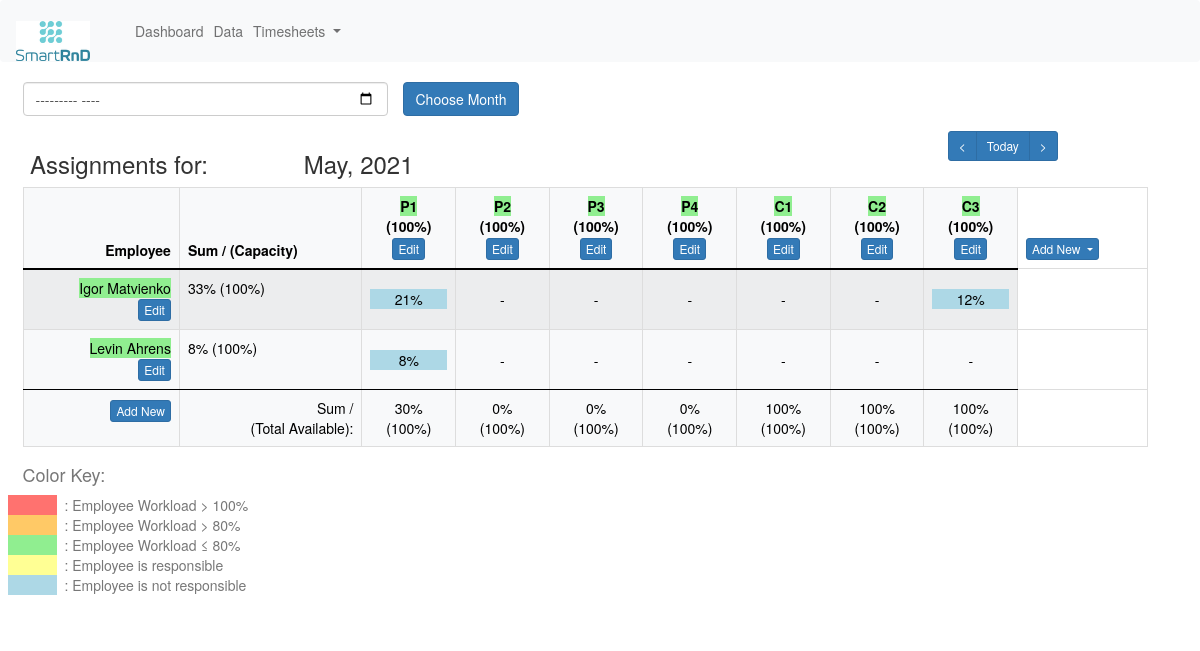
The app's page /dashboard/65, older data.
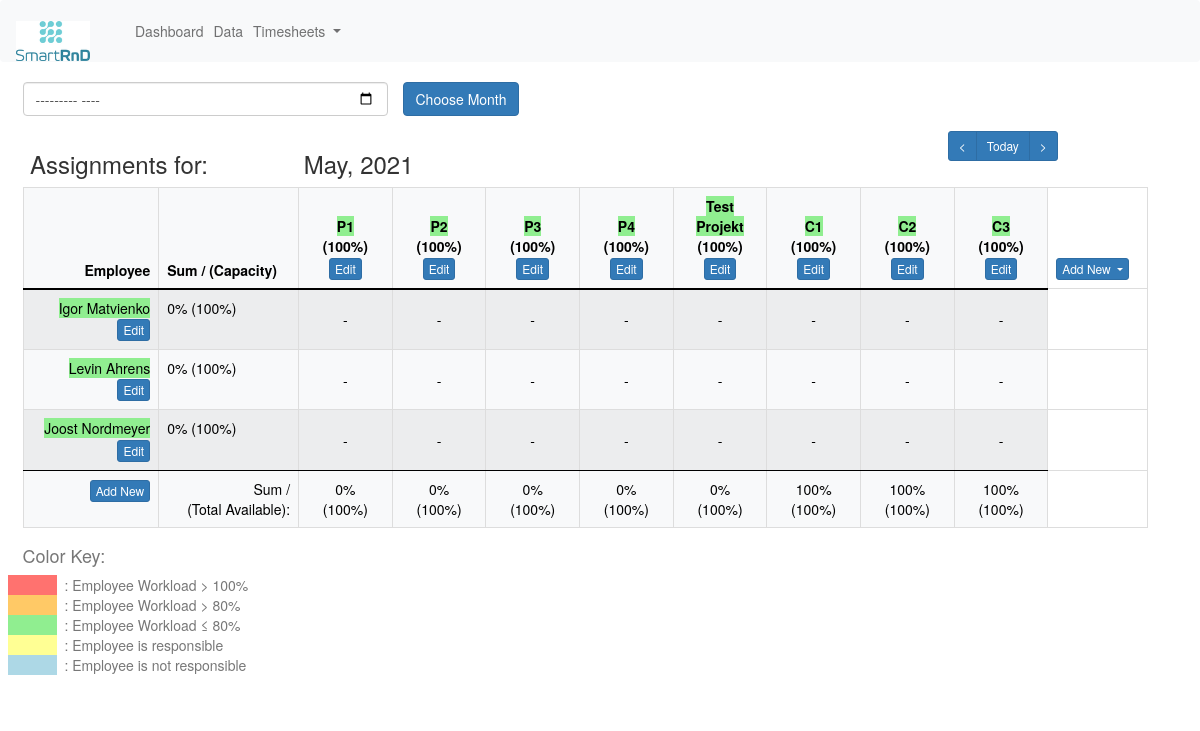
The same page, newer data.
### erpapp/models.py (models this page shows, shortened)
class Month(models.Model):
    month_choices = [
        ('January', 'January'),
        ('February', 'February'),
        ('March', 'March'),
        ('April', 'April'),
        ('May', 'May'),
        ('June', 'June'),
        ('July', 'July'),
        ('August', 'August'),
        ('September', 'September'),
        ('October', 'October'),
        ('November', 'November'),
        ('December', 'December')
    ]
    year_choices = [(str(r), str(r)) for r in range(datetime.date.today().year - 10, datetime.date.today().year + 10)]
    month = models.CharField(max_length=10, choices=month_choices)
    year = models.CharField(max_length=5, choices=year_choices, default=str(timezone.now().strftime('%Y')))
    @property
    def name(self):
        return '{}, {}'.format(self.month, self.year)

class Task(models.Model):
    title = models.CharField('Title', max_length=50, default='Title', unique=True)
    description = models.CharField('Description', max_length=2400, default='Describe the task!')
    assigned_employees_on_month = models.ManyToManyField(Employee, through='AssignmentPerMonth')
    class Meta:
        db_table = "task"

class Project(Task):
    ressources = models.FloatField('Ressources')
    begin = models.DateField('Project Start')
    end = models.DateField('Project End')
    def __str__(self):
        return self.title
    class Meta:
        db_table = "project"

class Task(models.Model):
    title = models.CharField('Title', max_length=50, default='Title', unique=True)
    description = models.CharField('Description', max_length=2400, default='Describe the task!')
    assigned_employees_on_month = models.ManyToManyField(Employee, through='AssignmentPerMonth')
    class Meta:
        db_table = "task"

class Chair(Task):
    rotation_choices = [
        ('Summer Term', 'Summer Term'),
        ('Winter Term', 'Winter Term'),
        ('Every Term', 'Every Term'),
        ('Irregular', 'irregular')
    ]
    rotation = models.CharField('Term', default='Every Term', choices=rotation_choices, max_length=16)
    requirement = models.FloatField('Requirement', default=1)
    def __str__(self):
        return self.title
    class Meta:
        db_table = "chair"

class Employee(models.Model):
    firstname = models.CharField('First Name', max_length=32)
    lastname = models.CharField('Last Name', max_length=32)
    type_choices = [
        ('Undergraduate Assistant', 'Undergraduate Assistant'),
        ('Research Associate', 'Research Associate')
    ]
    type = models.CharField('Type of Employment', choices=type_choices, max_length=32)
    capacity = models.FloatField('Capacity', default=1.0)
    hiring_date = models.DateField('Hiring Date')
    expiration_date = models.DateField('Expiration Date')
    @property
    def fullname(self):
        return '{} {}'.format(self.firstname, self.lastname)
    def __str__(self):
        return self.fullname
    class Meta:
        db_table = "employee"
        unique_together = ('firstname', 'lastname')

### erpapp/views.py (the view, shortened to what this page needs)
# urls.py: path('dashboard/', views.dashboard_no_id),
def dashboard(request, id):
    month = Month.objects.get(id=id)
    tasks = Task.objects.all()
    month_dict = {
        '1': 'January',
        '2': 'February',
        '3': 'March',
        '4': 'April',
        '5': 'May',
        '6': 'June',
        '7': 'July',
        '8': 'August',
        '9': 'September',
        '10': 'October',
        '11': 'November',
        '12': 'December',
    }
    employee_rows = []
    for employee in Employee.objects.all():
        employee_row = []
        employee_sum = 0
        for task in tasks:
            for assignment_per_month in AssignmentPerMonth.objects.all():
                if employee.id == assignment_per_month.employee.id and task.id == assignment_per_month.task.id and month == assignment_per_month.month:
                    employee_sum = employee_sum + assignment_per_month.percentage
        employee_capacity = employee.capacity
        employee_worklooad = employee_sum / employee_capacity
        employee_title = [(employee, int(employee_sum * 100), int(employee_capacity * 100), employee_worklooad)]
        assignment_infos_project = []
        for counter, project in enumerate(Project.objects.all()):
            assignment_infos_project.append(['-', False])
            for assignment_per_month in AssignmentPerMonth.objects.all():
                if employee.id == assignment_per_month.employee.id and project.id == assignment_per_month.task.id and month == assignment_per_month.month:
                    assignment_infos_project[counter] = [int(assignment_per_month.percentage * 100),
                                                         assignment_per_month.responsibility]
        employee_title.append(assignment_infos_project)
        assignment_infos_position = []
        employee_title.append(assignment_infos_position)
        assignment_infos_chair = []
        for counter, chair in enumerate(Chair.objects.all()):
            assignment_infos_chair.append(['-', False])
            for assignment_per_month in AssignmentPerMonth.objects.all():
                if employee.id == assignment_per_month.employee.id and chair.id == assignment_per_month.task.id and month == assignment_per_month.month:
                    assignment_infos_chair[counter] = [int(assignment_per_month.percentage * 100),
                                                       assignment_per_month.responsibility]
        employee_title.append(assignment_infos_chair)
        employee_rows.append(employee_title)
    print("employee_rows:, ", employee_rows)
    task_sums = []
    for project in Project.objects.all():
        sum = 0
        for assignment_per_month in AssignmentPerMonth.objects.all():
            if project.id == assignment_per_month.task.id and month == assignment_per_month.month:
                sum = sum + assignment_per_month.percentage
        task_sums.append([int(sum * 100), int(project.ressources * 100)])
    for position in Position.objects.all():
        sum = 0
        for assignment_per_month in AssignmentPerMonth.objects.all():
            if position.id == assignment_per_month.task.id and month == assignment_per_month.month:
                sum = sum + assignment_per_month.percentage
        task_sums.append([int(sum * 100), int(position.ressources * 100)])
    for chair in Chair.objects.all():
        sum = 0
        for assignment_per_month in AssignmentPerMonth.objects.all():
            if chair.id == assignment_per_month.task.id and month == assignment_per_month.month:
                sum = sum + assignment_per_month.percentage
        task_sums.append([int(sum + 100), int(chair.requirement * 100)])
    task_infos = []
    for project in Project.objects.all():
        sum = 0
        for assignment_per_month in AssignmentPerMonth.objects.all():
            if project.id == assignment_per_month.task.id and month == assignment_per_month.month:
                sum = sum + assignment_per_month.percentage
        task_workload = sum / project.ressources
        task_infos.append([project, int(sum * 100), int(project.ressources * 100), round(task_workload, 2)])
    for chair in Chair.objects.all():
        sum = 0
        for assignment_per_month in AssignmentPerMonth.objects.all():
            if chair.id == assignment_per_month.task.id and month == assignment_per_month.month:
                sum = sum + assignment_per_month.percentage
        chair_workload = sum / chair.requirement
        task_infos.append([chair, int(sum * 100), int(chair.requirement * 100), round(chair_workload, 2)])
    date = timezone.now()
    current_year, current_month, _ = str(date).split('-')
    current_month_name = month_dict[str(int(current_month))]
    today = Month.objects.get(month=current_month_name, year=current_year)
    try:
        previous_month = Month.objects.get(id=id - 1)
    except Exception:
        previous_month = Month.objects.get(id=id)
    try:
        next_month = Month.objects.get(id=id + 1)
    except Exception:
        next_month = Month.objects.get(id=id)
    projects = Project.objects.all()
    assignments = Assignment.objects.all()
    employees = Employee.objects.all()
    project_infos = []
    employee_infos = []
    for project in projects:
        sum = 0
        ressources = project.ressources
        title = project.title
        for assignment in assignments:
            if assignment.task.id == project.id:
                sum += assignment.percentage
        diff = int(round((sum - ressources), 2) * 100)
        project_infos.append((sum, ressources, title, diff))
        for employee in employees:
            employee_sum = 0
            for task in tasks:
                for assignment in assignments:
                    if assignment.task.id == task.id and assignment.employee.id == employee.id:
                        employee_sum += assignment.percentage
            overload = int(round((employee_sum - employee.capacity), 2) * 100)
            employee_infos.append((employee, employee_sum, employee.capacity, overload))
    context = {
        'tasks': tasks,
        'task_infos': task_infos,
        'project_infos': project_infos,
        'employee_infos': employee_infos,
        'employee_rows': employee_rows,
        'task_sums': task_sums,
        'month': month,
        'today': today,
        'previous_month': previous_month,
        'next_month': next_month,
    }
    return render(request, 'dashboard.html', context)

### erpapp/Templates/dashboard.html (shortened to what this page needs)
{% extends "base.html" %}
{% block content %}
<div class="row">
    <form method="POST" class="post-form">
        <div class="form-group row">
            <div class="col-4">
                <input type="month" name="start_month" id="start_month" class="form-control">
            </div>
            <div class="col-4">
                <input type="submit" value="Choose Month" class="btn btn-primary">
            </div>
        </div>
    </form>
</div>
<div class="row">
    <div class="col-3">
        <h3>Assignments for: </h3>
    </div>
    <div class="col-9">
        <div class="row">
            <div class="col-9">
                <h3>{{ month.name }}</h3>
            </div>
            <div class="col-3">
                <div class="btn-group" role="group" aria-label="Basic example">
                    <a class="btn btn-primary btn-sm" href="{{ previous_month.id }}" role="button"><</a>
                    <a class="btn btn-primary btn-sm" href="{{ today.id }}" role="button">Today</a>
                    <a class="btn btn-primary btn-sm" href="{{ next_month.id }}" role="button">></a>
                </div>
            </div>
        </div>
    </div>
</div>
<div class="row">
    <table class="table table-responsive table-striped table-bordered table-light horizontal-scrollable text-center">
        <caption>
            <h4>Color Key:</h4>
            <div class="col-6">
                <div class="row">
                    <div class="col-1" id="red" style="background-color: #ff726f"></div>
                    <div class="col-11">: Employee Workload > 100%</div>
                </div>
                <div class="row">
                    <div class="col-1" id="orange" style="background-color: #ffc966"></div>
                    <div class="col-11">: Employee Workload > 80%</div>
                </div>
                <div class="row">
                    <div class="col-1" id="green" style="background-color: #90ee90"></div>
                    <div class="col-11">: Employee Workload ≤ 80%</div>
                </div>
            </div>
            <div class="col-6">
                <div class="row">
                    <div class="col-1" id="yellow" style="background-color: #ffff94"></div>
                    <div class="col-11">: Employee is responsible</div>
                </div>
                <div class="row">
                    <div class="col-1" id="blue" style="background-color: #add8e6"></div>
                    <div class="col-11">: Employee is not responsible</div>
                </div>
            </div>
        </caption>
        <thead>
        <tr>
            <th style="text-align: right">Employee</th>
            <th style="text-align: left">Sum / (Capacity)</th>
            {% for task_info in task_infos %}
            {% if task_info.3 > 1.0 %}
            <th class="col-xs-1" style="text-align: center">
                <a href="/task_in_months/{{ task_info.0.id }}/{{ month.id }}"
                   style="color: #000000; background-color: #ff726f">{{ task_info.0 }}</a>
                <br>({{ task_info.2 }}%)
                <a href="/edit_task/{{ task_info.0.id }}" class="btn btn-primary btn-xs">Edit</a>
            </th>
            {% else %}
            <th class="col-xs-1" style="text-align: center">
                <a href="/task_in_months/{{ task_info.0.id }}/{{ month.id }}"
                   style="color: #000000; background-color:#90ee90">{{ task_info.0 }}</a>
                <br>({{ task_info.2 }}%)
                <a href="/edit_task/{{ task_info.0.id }}" class="btn btn-primary btn-xs">Edit</a>
            </th>
            {% endif %}
            {% endfor %}
            <th class="border-0" style="background-color:#fff">
                <div class="dropdown">
                    <a class="btn btn-primary btn-xs dropdown-toggle" href="#" role="button"
                       id="dropdownMenuLink"
                       data-bs-toggle="dropdown" aria-expanded="false">
                        Add New
                    </a>
                </div>
            </th>
        </tr>
        </thead>
        <tbody>
        {% for employee_info, proj_percentages, pos_percentages, chair_percentages in employee_rows %}
        <tr style="text-align: right">
            {% if employee_info.3 > 1.0 %}
            <td>
                <a href="/employee_in_months/{{ employee_info.0.id }}"
                   style="color: #000000; background-color: #ff726f">{{ employee_info.0 }}</a>
                <br>
                <a href="/edit_emp/{{ employee_info.0.id }}" class="btn btn-primary btn-xs">Edit</a>
            </td>
            {% else %}
            <td>
                <a href="/employee_in_months/{{ employee_info.0.id }}"
                   style="color: #000000; background-color:#90ee90">{{ employee_info.0 }}</a>
                <br>
                <a href="/edit_emp/{{ employee_info.0.id }}" class="btn btn-primary btn-xs">Edit</a>
            </td>
            {% endif %}
            <td style="text-align: left">{{ employee_info.1 }}% ({{ employee_info.2 }}%)</td>
            {% for percentage in proj_percentages %}
            {% if percentage.0 == '-' %}
            <td class="align-middle" style="text-align: center"><a href="/add_new_ass/"
                                                                   style="color:#000000">{{ percentage.0 }}</a>
            </td>
            {% else %}
            {% if percentage.1 == True %}
            <td class="align-middle" style="text-align: center">
                <div style="color: #000000; background-color: #ffff94">{{ percentage.0 }}%</div>
            </td>
            {% else %}
            <td class="align-middle" style="text-align: center">
                <div style="color: #000000; background-color: #add8e6">{{ percentage.0 }}%</div>
            </td>
            {% endif %}
            {% endif %}
            {% endfor %}
            {% for percentage in chair_percentages %}
            {% if percentage.0 == '-' %}
            <td class="align-middle" style="text-align: center"><a href="/add_new_ass/"
                                                                   style="color:#000000">{{ percentage.0 }}</a>
            </td>
            {% else %}
            {% if percentage.1 == True %}
            <td class="align-middle" style="text-align: center">
                <div style="color: #000000; background-color: #ffff94">{{ percentage.0 }}%</div>
            </td>
            {% else %}
            <td class="align-middle" style="text-align: center">
                <div style="color: #000000; background-color: #add8e6">{{ percentage.0 }}%</div>
            </td>
            {% endif %}
            {% endif %}
            {% endfor %}
        </tr>
        {% endfor %}
        </tbody>
        <tfoot>
        <tr style="text-align: right">
            <td>
                <a href="/add_new_emp" class="btn btn-primary btn-xs">Add New</a>
            </td>
            <td>Sum / <br>(Total&nbsp;Available):</td>
            {% for task_sum in task_sums %}
            <td style="text-align: center">{{ task_sum.0 }}%<br>({{ task_sum.1 }}%)</td>
            {% endfor %}
        </tr>
        </tfoot>
    </table>
</div>
{% endblock content %}

Row changes from the older to the newer data that the page shows:
added Project: title "Test Projekt", task_info "100"
computed for Employee "Igor Matvienko": employee_info "33" → "0"
computed for Employee "Levin Ahrens": employee_info "8" → "0"
added Employee: firstname+lastname "Joost Nordmeyer", employee_info "0", employee_info "100", percentage "-" "-" "-" "-" "-", percentage "-" "-" "-"
Text that changed along with them:
new list line: "0 % ( 100 %)"
list line gone: "21 %"
list line gone: "12 %"
list line gone: "8 %"
list line gone: "30 % ( 100 %)"
